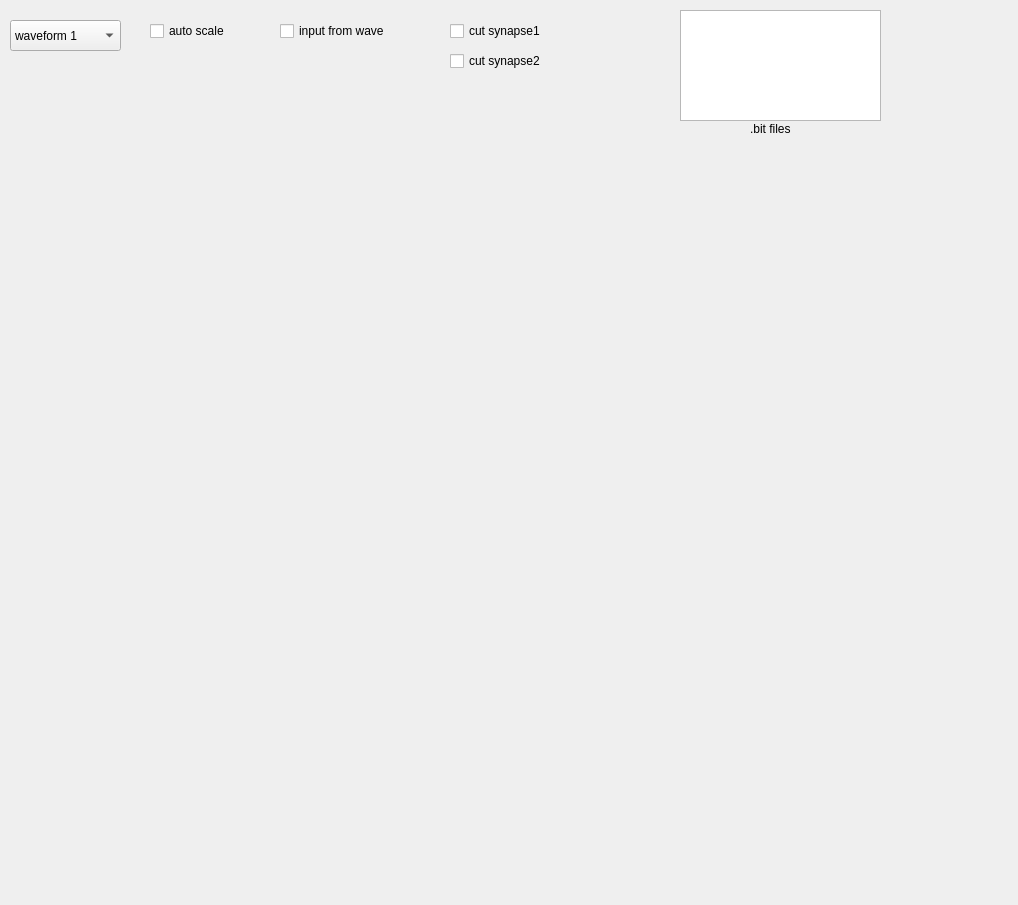
<?xml version="1.0" encoding="UTF-8"?>
<ui version="4.0">
 <class>Dialog</class>
 <widget class="QDialog" name="Dialog">
  <property name="windowModality">
   <enum>Qt::WindowModal</enum>
  </property>
  <property name="geometry">
   <rect>
    <x>0</x>
    <y>0</y>
    <width>1018</width>
    <height>905</height>
   </rect>
  </property>
  <property name="windowTitle">
   <string>Dialog</string>
  </property>
  <widget class="QComboBox" name="comboBox">
   <property name="geometry">
    <rect>
     <x>10</x>
     <y>20</y>
     <width>111</width>
     <height>31</height>
    </rect>
   </property>
   <property name="styleSheet">
    <string notr="true">border-color: rgb(0, 98, 255);</string>
   </property>
   <item>
    <property name="text">
     <string>waveform 1</string>
    </property>
   </item>
   <item>
    <property name="text">
     <string>waveform 2</string>
    </property>
   </item>
   <item>
    <property name="text">
     <string>waveform 3</string>
    </property>
   </item>
  </widget>
  <widget class="QCheckBox" name="checkBox">
   <property name="geometry">
    <rect>
     <x>150</x>
     <y>20</y>
     <width>97</width>
     <height>22</height>
    </rect>
   </property>
   <property name="text">
    <string>auto scale</string>
   </property>
  </widget>
  <widget class="QListWidget" name="listWidget">
   <property name="geometry">
    <rect>
     <x>680</x>
     <y>10</y>
     <width>201</width>
     <height>111</height>
    </rect>
   </property>
  </widget>
  <widget class="QLabel" name="label">
   <property name="geometry">
    <rect>
     <x>750</x>
     <y>120</y>
     <width>66</width>
     <height>17</height>
    </rect>
   </property>
   <property name="text">
    <string>.bit files</string>
   </property>
  </widget>
  <widget class="QCheckBox" name="checkBox_2">
   <property name="geometry">
    <rect>
     <x>280</x>
     <y>20</y>
     <width>151</width>
     <height>22</height>
    </rect>
   </property>
   <property name="text">
    <string>input from wave</string>
   </property>
  </widget>
  <widget class="QCheckBox" name="checkBox_3">
   <property name="geometry">
    <rect>
     <x>450</x>
     <y>20</y>
     <width>121</width>
     <height>22</height>
    </rect>
   </property>
   <property name="text">
    <string>cut synapse1</string>
   </property>
  </widget>
  <widget class="QCheckBox" name="checkBox_4">
   <property name="geometry">
    <rect>
     <x>450</x>
     <y>50</y>
     <width>121</width>
     <height>22</height>
    </rect>
   </property>
   <property name="text">
    <string>cut synapse2</string>
   </property>
  </widget>
 </widget>
 <resources/>
 <connections/>
</ui>
